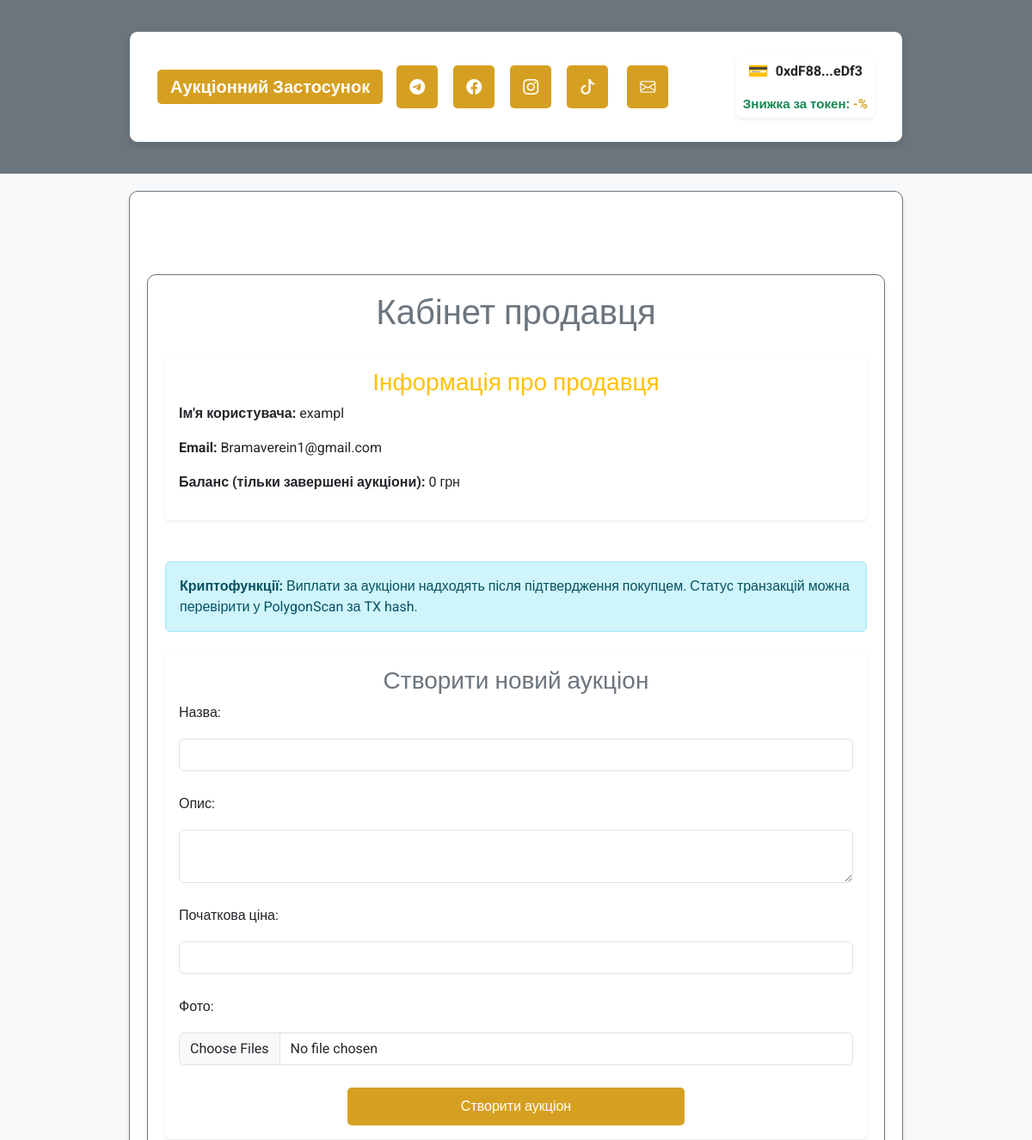
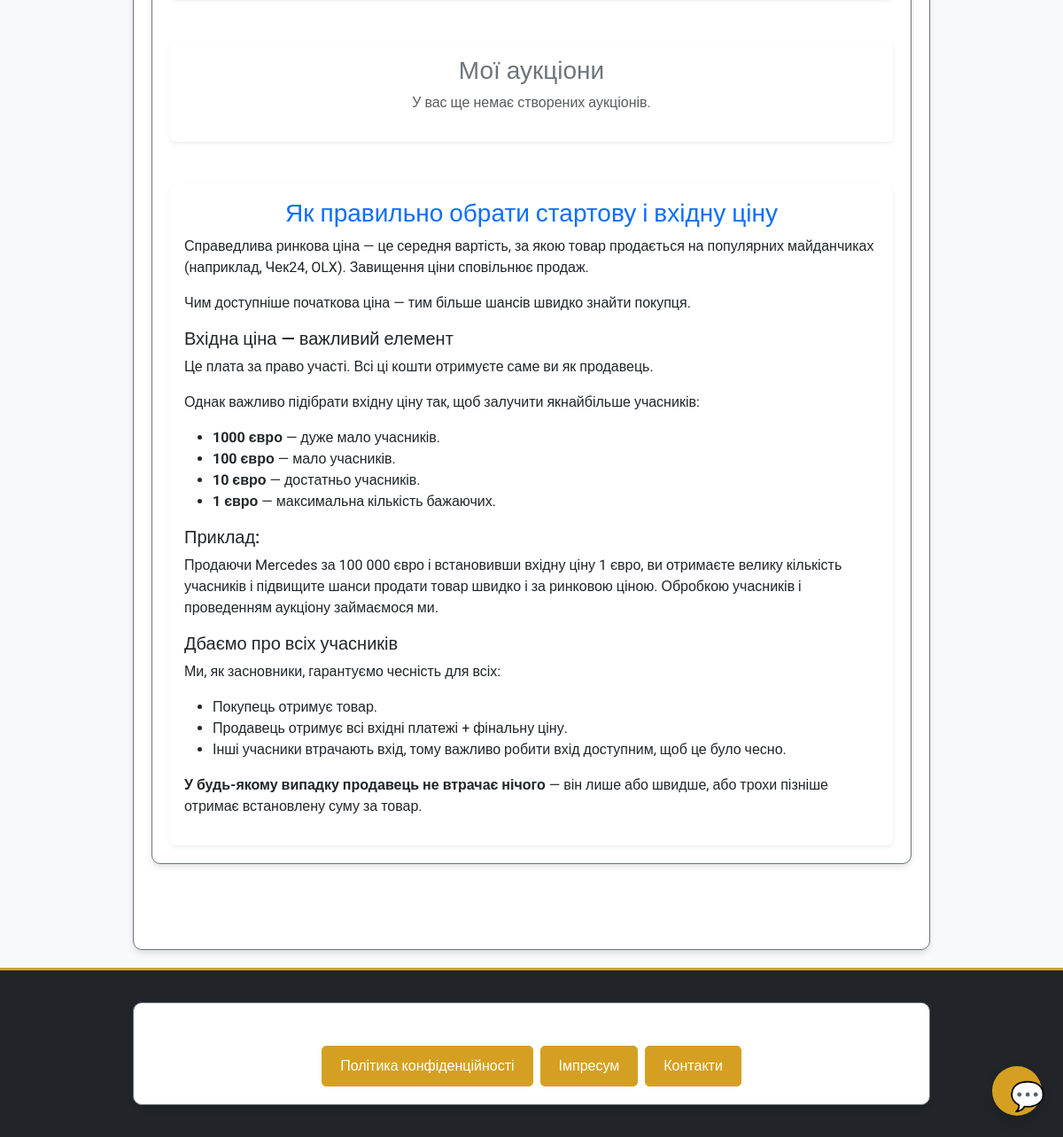
The app's page /user/seller/Bramaverein1@gmail.com (signed in) with its own data (2 pictures, top to bottom).
### app/models/user.py (models this page shows, shortened)
class User(UserMixin, db.Model):
    __tablename__ = 'users'
    id = db.Column(db.Integer, primary_key=True)
    username = db.Column(db.String(80), nullable=False, unique=True)
    email = db.Column(db.String(120), nullable=False, unique=True)
    password_hash = db.Column(db.String(128), nullable=False)
    balance = db.Column(db.Float, default=0.0)
    platform_balance = db.Column(db.Float, default=0.0)  # Баланс платформи
    user_type = db.Column(db.String(10), nullable=False)  # "buyer", "seller", "admin"
    is_admin = db.Column(db.Boolean, default=False)  # Поле для адміністратора
    wallet_address = db.Column(db.String(42), nullable=True)  # Адреса криптогаманця
    verification_document = db.Column(db.String(255))
    is_verified = db.Column(Boolean, default=False)
    company_name = db.Column(db.String(255))
    tax_id = db.Column(db.String(64))
    auctions_created = db.relationship('Auction', foreign_keys='Auction.seller_id', backref='seller', lazy=True)
    auctions_won = db.relationship('Auction', foreign_keys='Auction.winner_id', backref='winner', lazy=True)
    auction_participations = db.relationship('AuctionParticipant', back_populates='user', lazy=True)

### app/routes/user_routes.py (the view)
@user_bp.route('/seller/<string:email>', methods=['GET'])
@login_required
def seller_dashboard(email):
    if current_user.email != email:
        flash("Неавторизований доступ", 'error')
        return redirect(url_for('auth.login'))
    user = User.query.filter_by(email=email).first()
    if not user:
        flash("Користувача не знайдено", 'error')
        return redirect(url_for('auth.login'))
    all_auctions = Auction.query.filter_by(seller_id=user.id).all()
    completed_auctions = [
        {
            'title': auction.title,
            'description': auction.description,
            'starting_price': auction.starting_price,
            'status': 'Закритий' if not auction.is_active else 'Активний',
            'total_earnings': round(auction.total_participants * auction.starting_price * 0.01 + auction.current_price, 2),
            'total_participants': auction.total_participants
        }
        for auction in all_auctions if not auction.is_active
    ]
    balance_from_completed = sum(
        auction['total_earnings'] for auction in completed_auctions
    )
    return render_template(
        'users/seller_dashboard.html',
        user=user,
        auctions=completed_auctions,
        balance_from_completed=balance_from_completed
    )

### app/templates/users/seller_dashboard.html (shortened to what this page needs)
{% extends "base.html" %}
{% block content %}
<div class="container my-5">
    <div class="text-center mb-4">
        <h1 class="text-secondary">Кабінет продавця</h1>
    </div>
    <div class="card shadow-sm border-0 mb-5">
        <div class="card-body">
            <h3 class="card-title text-warning">Інформація про продавця</h3>
            <p><strong>Ім'я користувача:</strong> {{ user.username }}</p>
            <p><strong>Email:</strong> {{ user.email }}</p>
            <p><strong>Баланс (тільки завершені аукціони):</strong> {{ balance_from_completed | round(2) }} грн</p>
        </div>
    </div>
    <div class="alert alert-info mb-4">
        <b>Криптофункції:</b> Виплати за аукціони надходять після підтвердження покупцем. Статус транзакцій можна перевірити у PolygonScan за TX hash.
    </div>
    <div class="card shadow-sm border-0 mb-5">
        <div class="card-body">
            <h3 class="card-title text-secondary">Створити новий аукціон</h3>
            <form action="/auction/create" method="POST" enctype="multipart/form-data" class="row g-3">
                <div class="col-12">
                    <label for="title" class="form-label">Назва:</label>
                    <input type="text" id="title" name="title" class="form-control" required>
                </div>
                <div class="col-12">
                    <label for="description" class="form-label">Опис:</label>
                    <textarea id="description" name="description" class="form-control" required></textarea>
                </div>
                <div class="col-12">
                    <label for="starting_price" class="form-label">Початкова ціна:</label>
                    <input type="number" id="starting_price" name="starting_price" class="form-control" required>
                </div>
                <div class="col-12">
                    <label for="photos" class="form-label">Фото:</label>
                    <input type="file" id="photos" name="photos" class="form-control" multiple accept="image/*">
                </div>
                <div class="col-12 text-center">
                    <button type="submit" class="btn btn-warning w-50">Створити аукціон</button>
                </div>
            </form>
        </div>
    </div>
    <div class="card shadow-sm border-0 mb-5">
        <div class="card-body">
            <h3 class="card-title text-secondary">Мої аукціони</h3>
            {% if auctions %}
            <ul class="list-group">
                {% for auction in auctions %}
                <li class="list-group-item d-flex justify-content-between align-items-start">
                    <div>
                        <h5 class="text-secondary">{{ auction.title }}</h5>
                        <p class="text-muted">{{ auction.description }}</p>
                        <p class="text-muted"><strong>Початкова ціна:</strong> {{ auction.starting_price }} грн</p>
                        <p class="text-muted"><strong>Статус:</strong>
                            <span class="{{ 'text-success' if auction.is_active else 'text-danger' }}">
                                {{ 'Активний' if auction.is_active else 'Закритий' }}
                            </span>
                        </p>
                        {% if not auction.is_active %}
                        <p><strong>Зароблено з цього аукціону:</strong> {{ auction.total_earnings | round(2) }} грн</p>
                        <p><strong>Кількість учасників:</strong> {{ auction.total_participants }}</p>
                        {% if auction.winner %}
                        <p><strong>Переможець:</strong></p>
                        <ul>
                            <li><strong>Ім'я:</strong> {{ auction.winner.username }}</li>
                            <li><strong>Email:</strong> {{ auction.winner.email }}</li>
                        </ul>
                        <div class="alert alert-secondary p-2 mt-2">
                            <b>Статус виплати:</b> Очікує підтвердження покупцем (escrow)
                        </div>
                        {% endif %}
                        {% endif %}
                    </div>
                </li>
                {% endfor %}
            </ul>
            {% else %}
            <p class="text-muted text-center">У вас ще немає створених аукціонів.</p>
            {% endif %}
        </div>
    </div>
    <div class="card shadow-sm border-0 mt-5">
        <div class="card-body">
            <h3 class="card-title text-primary">Як правильно обрати стартову і вхідну ціну</h3>
            <p>Справедлива ринкова ціна — це середня вартість, за якою товар продається на популярних майданчиках (наприклад, Чек24, OLX). Завищення ціни сповільнює продаж.</p>
            <p>Чим доступніше початкова ціна — тим більше шансів швидко знайти покупця.</p>
            <h5>Вхідна ціна — важливий елемент</h5>
            <p>Це плата за право участі. Всі ці кошти отримуєте саме ви як продавець.</p>
            <p>Однак важливо підібрати вхідну ціну так, щоб залучити якнайбільше учасників:</p>
            <ul>
                <li><b>1000 євро</b> — дуже мало учасників.</li>
                <li><b>100 євро</b> — мало учасників.</li>
                <li><b>10 євро</b> — достатньо учасників.</li>
                <li><b>1 євро</b> — максимальна кількість бажаючих.</li>
            </ul>
            <h5>Приклад:</h5>
            <p>Продаючи Mercedes за 100 000 євро і встановивши вхідну ціну 1 євро, ви отримаєте велику кількість учасників і підвищите шанси продати товар швидко і за ринковою ціною. Обробкою учасників і проведенням аукціону займаємося ми.</p>
            <h5>Дбаємо про всіх учасників</h5>
            <p>Ми, як засновники, гарантуємо чесність для всіх:</p>
            <ul>
                <li>Покупець отримує товар.</li>
                <li>Продавець отримує всі вхідні платежі + фінальну ціну.</li>
                <li>Інші учасники втрачають вхід, тому важливо робити вхід доступним, щоб це було чесно.</li>
            </ul>
            <p><strong>У будь-якому випадку продавець не втрачає нічого</strong> — він лише або швидше, або трохи пізніше отримає встановлену суму за товар.</p>
        </div>
    </div>
</div>
{% endblock %}

### app/templates/base.html (shortened to what this page needs)
<!DOCTYPE html>
<html lang="uk">
<head>
    <link href="https://cdn.jsdelivr.net/npm/bootstrap@5.3.0/dist/css/bootstrap.min.css" rel="stylesheet">
    <link rel="stylesheet" href="https://cdn.jsdelivr.net/npm/bootstrap-icons@1.11.1/font/bootstrap-icons.css">
    <link rel="stylesheet" href="{{ url_for('static', filename='css/custom.css') }}">
</head>
<body class="bg-light text-dark" style="font-family: 'Roboto', sans-serif;">
    <header class="bg-secondary text-white py-3">
        <div class="container">
            <nav class="navbar navbar-expand-lg navbar-dark">
                <div class="container-fluid">
                    <a class="navbar-brand fw-bold" href="/">Аукціонний Застосунок</a>
                    <div class="d-flex align-items-center w-100 justify-content-between">
                        <div class="d-flex gap-2 align-items-center">
                            <a href="https://t.me/your_channel" class="text-white fs-5" title="Telegram" target="_blank">
                                <i class="bi bi-telegram" style="font-size:18px;"></i>
                            </a>
                            <a href="https://facebook.com/your_page" class="text-white fs-5" title="Facebook" target="_blank">
                                <i class="bi bi-facebook" style="font-size:18px;"></i>
                            </a>
                            <a href="https://instagram.com/your_page" class="text-white fs-5" title="Instagram" target="_blank">
                                <i class="bi bi-instagram" style="font-size:18px;"></i>
                            </a>
                            <a href="https://tiktok.com/@your_page" class="text-white fs-5" title="TikTok" target="_blank">
                                <i class="bi bi-tiktok" style="font-size:18px;"></i>
                            </a>
                            <a href="mailto:info@yourdomain.com" class="text-white fs-5 ms-1" title="Пошта">
                                <i class="bi bi-envelope" style="font-size:18px;"></i>
                            </a>
                        </div>
                        <div class="d-flex align-items-center ms-3">
                            {% if current_user.is_authenticated %}
                                {% if current_user.wallet_address %}
                                    <div class="wallet-widget d-flex align-items-center bg-white px-2 py-1 rounded shadow-sm" style="gap: 8px; flex-direction: column; align-items: flex-start;">
                                        <div class="d-flex align-items-center" style="gap: 8px;">
                                            <span style="font-size: 1.2em; color: #28a745;">&#128179;</span>
                                            <span id="wallet-address-short" class="fw-bold text-dark" style="cursor:pointer;" title="Скопіювати адресу">
                                                {{ current_user.wallet_address[:6] }}...{{ current_user.wallet_address[-4:] }}
                                            </span>
                                        </div>
                                        {% if user_discount is not none %}
                                            <div class="small text-success fw-bold mt-1" style="font-size: 0.95em;">
                                                Знижка за токен: <span style="color:#d5a021;">-{{ user_discount }}%</span>
                                            </div>
                                        {% endif %}
                                    </div>
                                {% else %}
                                    <button onclick="connectWallet()" class="btn btn-outline-warning btn-sm ms-2">Підключити гаманець &#128179;</button>
                                {% endif %}
                            {% endif %}
                        </div>
                    </div>
                </div>
            </nav>
        </div>
    </header>
    <main class="container py-5">
        {% block content %}{% endblock %}
    </main>
    <footer class="bg-dark text-white py-3 mt-auto">
        <div class="container text-center">
            <p class="mb-1">&copy; 2024 Аукціонний Застосунок. Всі права захищені.</p>
            <div class="mb-0 d-flex justify-content-center gap-2">
                <a href="{{ url_for('main.privacy') }}" class="btn btn-outline-warning btn-sm">Політика конфіденційності</a>
                <a href="{{ url_for('main.impressum') }}" class="btn btn-outline-warning btn-sm">Імпресум</a>
                <a href="{{ url_for('main.contacts') }}" class="btn btn-outline-warning btn-sm">Контакти</a>
            </div>
        </div>
    </footer>
    <div id="assistant-widget" style="position:fixed;bottom:24px;right:24px;z-index:9999;">
        <button id="assistant-open-btn" class="btn btn-primary rounded-circle shadow" style="width:56px;height:56px;font-size:2em;">
            <span aria-label="Чат-бот" title="Чат-бот">💬</span>
        </button>
    </div>
</body>
</html>

### app/static/css/custom.css (style rules this page uses)
:root { --main-bg: #fef6e4; --main-color: #d5a021; --secondary-color: #a47449; --neutral-gray: #6c757d; --text-color: #3d3d3d; }
body { font-family: 'Roboto', sans-serif; background-color: var(--main-bg); color: var(--text-color); margin: 0; padding: 0; }
h1, h2, h3 { color: var(--main-color); text-align: center; margin-bottom: 20px; }
.container { max-width: 900px; margin: 20px auto; padding: 20px; background-color: #fff; border: 1px solid var(--neutral-gray); border-radius: 10px; box-shadow: 0 4px 6px rgba(0, 0, 0, 0.1); }
button, .btn { background-color: var(--main-color); border: none; color: #fff; font-size: 16px; padding: 10px 20px; border-radius: 5px; cursor: pointer; transition: background-color 0.3s ease; }
.btn-outline-warning { color: #fff !important; background-color: var(--main-color) !important; border: 1.5px solid var(--main-color) !important; }
form input, form textarea { width: 100%; padding: 10px; margin: 10px 0; border: 1px solid var(--neutral-gray); border-radius: 5px; transition: border-color 0.3s ease; }
a { color: var(--main-color); text-decoration: none; }
nav a { padding: 10px 15px; display: inline-block; border-radius: 5px; margin-right: 10px; background-color: var(--main-color); color: #fff; }
footer { text-align: center; padding: 20px; background-color: var(--neutral-gray); color: #fff; margin-top: 20px; border-top: 3px solid var(--main-color); }

### records on screen
User: wallet_address "0xdF88", wallet_address "eDf3", username "exampl", email "Bramaverein1@gmail.com"

### other values on screen
{{ balance_from_completed | round(2) }} "0"
